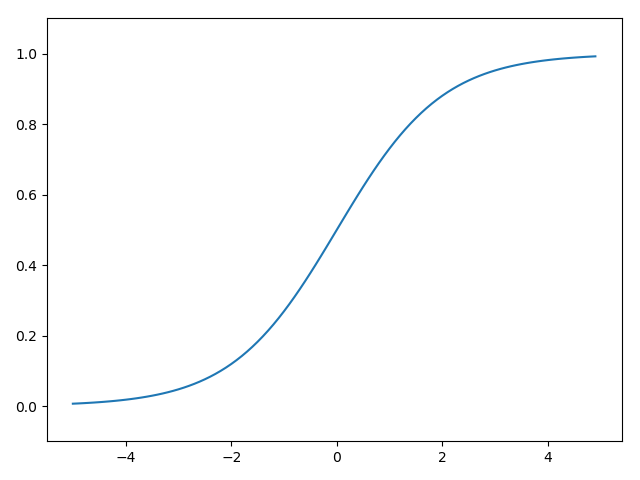

Write the Python code that produced this figure.
import numpy as np
import matplotlib.pyplot as plt

def sigmoid(x):
    return 1 / (1 + np.exp(-x))

x = np.arange(-5.0, 5.0, 0.1)
y = sigmoid(x)

plt.plot(x, y)
plt.ylim(-0.1, 1.1)
plt.show()
